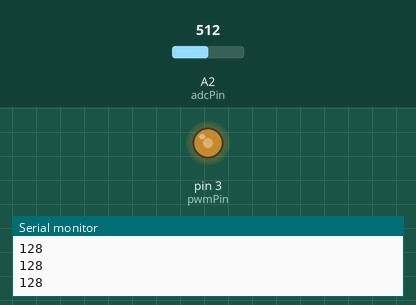
Recording of a sketch running on a simulated Arduino Uno, built with avr-gcc and run on an emulated ATmega328P. Parts: output pins drawn as LEDs (lit = HIGH), the last lines printed to the serial monitor. The test bench sets the inputs (shaded band); at power-on: A2 (adcPin) = 512.

Above: at 1.2 s.
1.3 s: A2 (adcPin) set to 716
At 1.9 s:
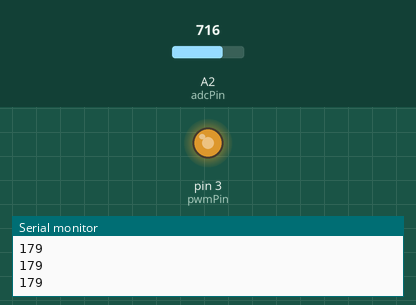
2.8 s: A2 (adcPin) set to 900
At 3.1 s:
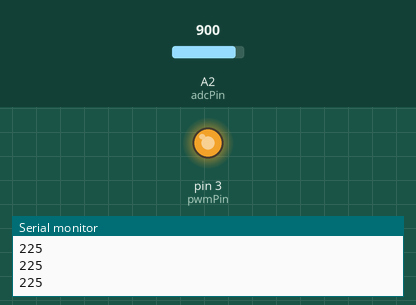
4.3 s: A2 (adcPin) set to 122
At 5.4 s:
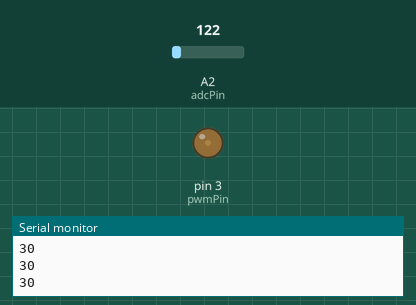
5.8 s: A2 (adcPin) set to 0
At 6.5 s:
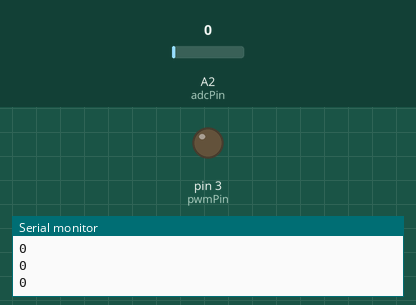
Timing chart, 0 to 8.3 s (numbered marks = the images above; inputs shaded):
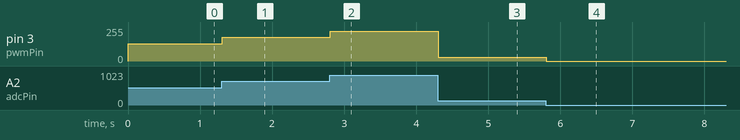

Measured:
- after the input at 1.3 s, pin 3 (pwmPin): 128/255 → 179/255 at once
- after the input at 2.8 s, pin 3 (pwmPin): 179/255 → 225/255 at once
- after the input at 4.3 s, pin 3 (pwmPin): 225/255 → 30/255 at once
- after the input at 5.8 s, pin 3 (pwmPin): 30/255 → 0/255 at once

The sketch:

var_1.ino
```cpp
#define pwmPin 3
#define adcPin 2

void setup() {
  pinMode(pwmPin, OUTPUT);
  pinMode(adcPin, INPUT);

  Serial.begin(9600);
}

int mapFromAnalogToPwm(int val) {
  return val / 4;
}

void loop() {
  int value = analogRead(adcPin);
  value = mapFromAnalogToPwm(value);
  Serial.println(value);

  analogWrite(pwmPin, value);
}
```
